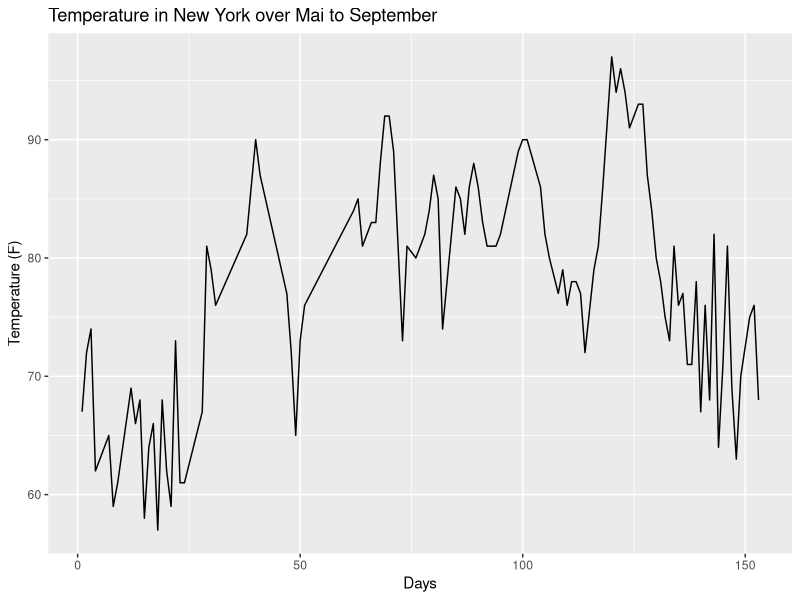
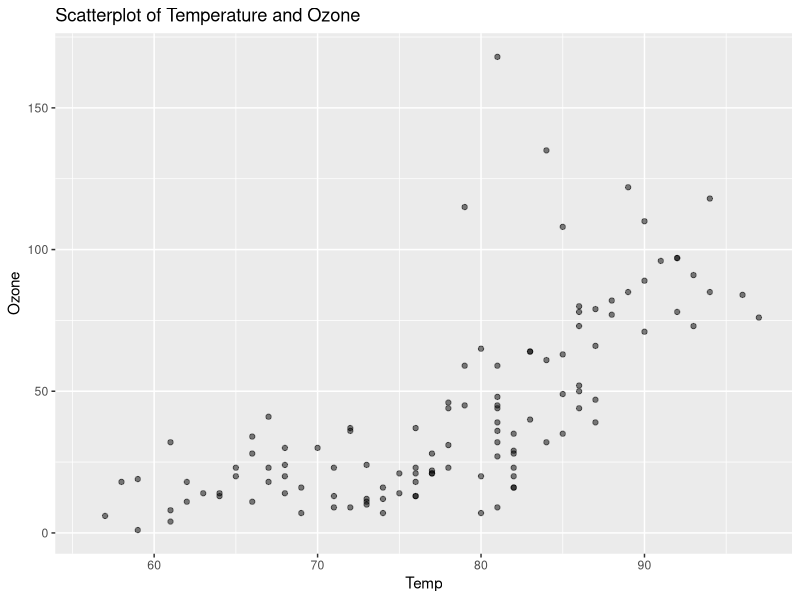
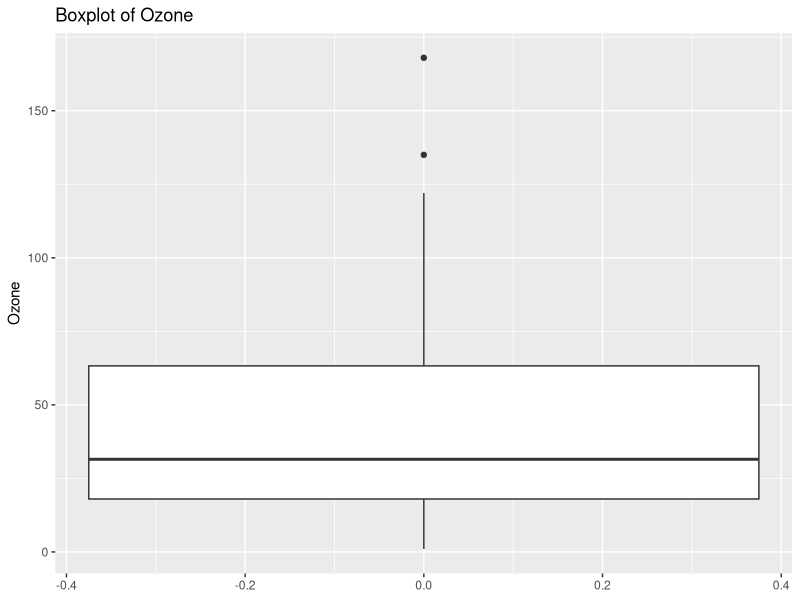
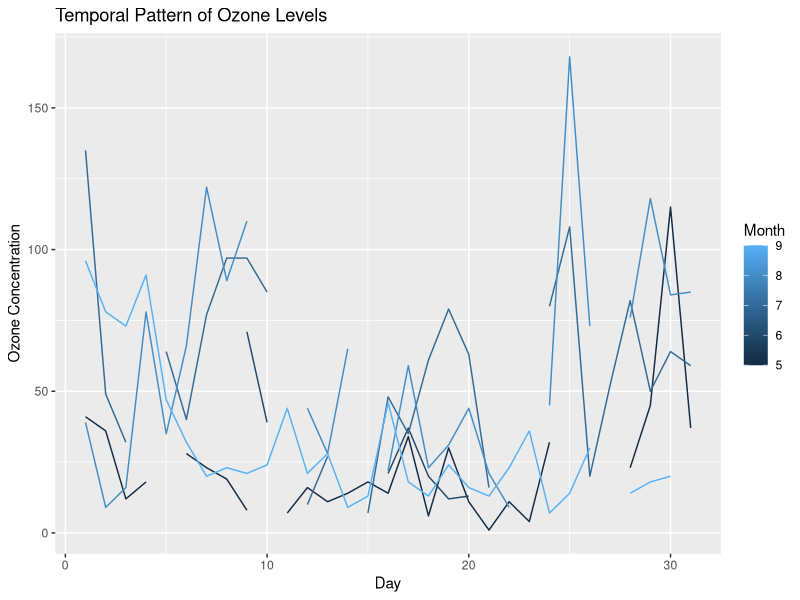

Generate these figures, in order, with R:
## ---- chunk 1
# Load the airquality dataset
data(airquality)
airdata <- datasets::airquality

airdata <- cbind(seq(nrow(airdata)), airdata)

# Rename the row number column
names(airdata)[1] <- "Days"
names(airdata)[5] <- "Temperature (F)"

# Clean the data by removing any rows with missing values
airdata <- na.omit(airdata)



library(ggplot2)
ggplot(airdata, aes(x = Days, y = `Temperature (F)`)) + geom_line() + ggtitle("Temperature in New York over Mai to September")

## ---- chunk 2
# Figure 2: Plot and connection of temperature and ozone with a boxplot of ozone

data(airquality)

ggplot(airquality, aes(x = Temp, y = Ozone)) +
  geom_point(alpha = 0.5) +
  ggtitle("Scatterplot of Temperature and Ozone")

ggplot(airquality, aes(y = Ozone)) +
  geom_boxplot() +
  ggtitle("Boxplot of Ozone")

# The plot shows a correlation between temperature and ozone, but which is very weak. It can be seen that at higher temperature there is also a higher ozone, this can come from that the ozone reflex the sunlight. More sunlight resumes to higher temperature on New York. The boxplot shows how reliable the data is and how many outliers are in those data. It can be seen that there are not many outliers, which indicates that the data is reliable. These high values could be an indicate that New York as unusually high levels of pollution on those certain days. Polution can also affect the ozone aswell the temperature.

## ---- chunk 3
# Figure 3: The plot shows that the ozone tends to be at highest on the later months around July, August and September.
data(airquality)

ggplot(airquality, aes(x = Day, y = Ozone, group = Month, color = Month)) +
  geom_line() +
  ggtitle("Temporal Pattern of Ozone Levels") +
  xlab("Day") +
  ylab("Ozone Concentration")


